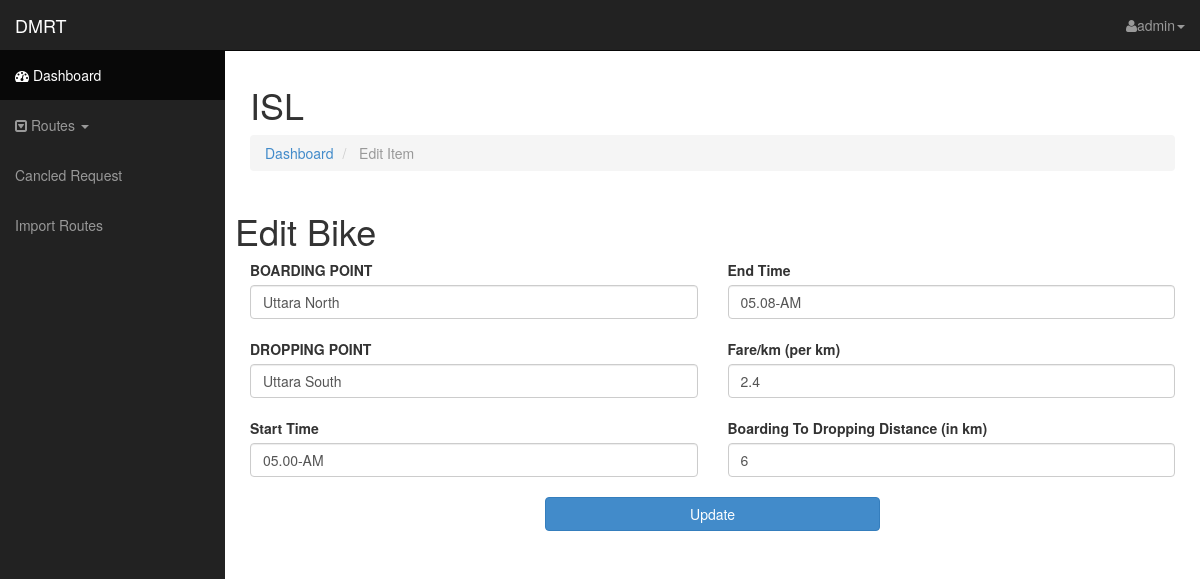
The page /admin/edit_item.php?edit=2 (signed in) on the database its author committed.
### tables this page shows
CREATE TABLE `route_details` (
  `rd_id` int(11) NOT NULL,
  `rd_boarding_point` varchar(255) NOT NULL,
  `rd_dropping_point` varchar(255) NOT NULL,
  `rd_start_timing` varchar(255) NOT NULL,
  `rd_end_timing` varchar(255) NOT NULL,
  `rd_fare_per_km` varchar(255) NOT NULL,
  `rd_distance` varchar(255) NOT NULL,
  `rd_total_fare` varchar(255) NOT NULL
);

### admin/lib/database.php (called while the page is built, shortened)
<?php
Class Database{
	public $host   = DB_HOST;
	public $user   = DB_USER;
	public $pass   = DB_PASS;
	public $dbname = DB_NAME;
	public $link;
	private function connectDB(){
	$this->link = new mysqli($this->host, $this->user, $this->pass, $this->dbname);
 }
	public function select($query){
		$result = $this->link->query($query) or die($this->link->error.__LINE__);
		if($result->num_rows > 0){
			return $result;
		} else {
			return false;
		}
	}
}

### admin/edit_item.php (the view, shortened to what this page needs)
<?php require 'include/header.php'; ?>
<?php require 'include/sidebar.php'; ?>
<div id="page-wrapper">
	<div class="row">
		<div class="col-lg-12">
			<h1>ISL<small></small></h1>
			<ol class="breadcrumb">
				<li><a href=""><i class="icon-dashboard"></i> Dashboard</a></li>
				<li class="active"><i class="icon-file-alt"></i> Edit Item</li>
			</ol>
			<div class="row">
				<?php
					if (isset($_GET['edit'])) {
						$rd_id = $_GET['edit'];
						$select_query = "SELECT * FROM route_details WHERE rd_id = $rd_id";
						$rslts = $db->select($select_query);
						if ($rslts) {
							$row = $rslts->fetch_array();
							?>
				<h1>Edit Bike</h1>
					<form role="form" method="post" action="edit_item.php" enctype="multipart/form-data">
					<div class="col-md-6">
							<label class="control-label" for="inputSuccess">BOARDING POINT</label>
							<input name="boarding_point" type="text" value="<?php echo $row['rd_boarding_point'] ?>" class="form-control" id="inputSuccess"><br>
							<label class="control-label" for="inputSuccess">DROPPING POINT</label>
							<input name="dropping_point" type="text" value="<?php echo $row['rd_dropping_point'] ?>" class="form-control" id="inputSuccess"><br>
							<label class="control-label" for="inputSuccess">Start Time</label>
							<input name="start_timing" type="text" value="<?php echo $row['rd_start_timing'] ?>" class="form-control" id="inputSuccess"><br>
						</div>
						<div class="col-md-6">
							<label class="control-label" for="inputSuccess">End Time</label>
							<input name="end_timing" type="text" value="<?php echo $row['rd_end_timing'] ?>" class="form-control" id="inputSuccess"><br>
							<label class="control-label" for="inputSuccess">Fare/km (per km)</label>
							<input name="fare_per_km" type="text" value="<?php echo $row['rd_fare_per_km'] ?>" class="form-control" id="inputSuccess"><br>
							<label class="control-label" for="inputSuccess">Boarding To Dropping Distance (in km)</label>
							<input name="distance" type="text" value="<?php echo $row['rd_distance'] ?>" class="form-control" id="inputSuccess"><br>
						</div>
						<input type="submit" name="edit_item" class="cstm_save btn btn-block btn-primary" value="Update"><br>
					</form>
						<?php }
					}
					?>
				</div>
			</div>
		</div>
	</div>
</div>
<?php require 'include/footer.php'; ?>

### admin/css/sb-admin.css (style rules this page uses)
body { margin-top: 50px; }
#page-wrapper { width: 100%; padding: 5px 15px; }
@media (min-width:768px) { #page-wrapper { padding: 15px 25px; } }
input.cstm_save.btn.btn-block.btn-primary { width: 35% !important; margin: 0 auto !important; }

### rows shown on the page
route_details: boarding_point "Uttara North", dropping_point "Uttara South", start_timing "05.00-AM", end_timing "05.08-AM", fare_per_km "2.4", distance "6"

### other values the page prints
Session::get_session("adminName") "admin"
